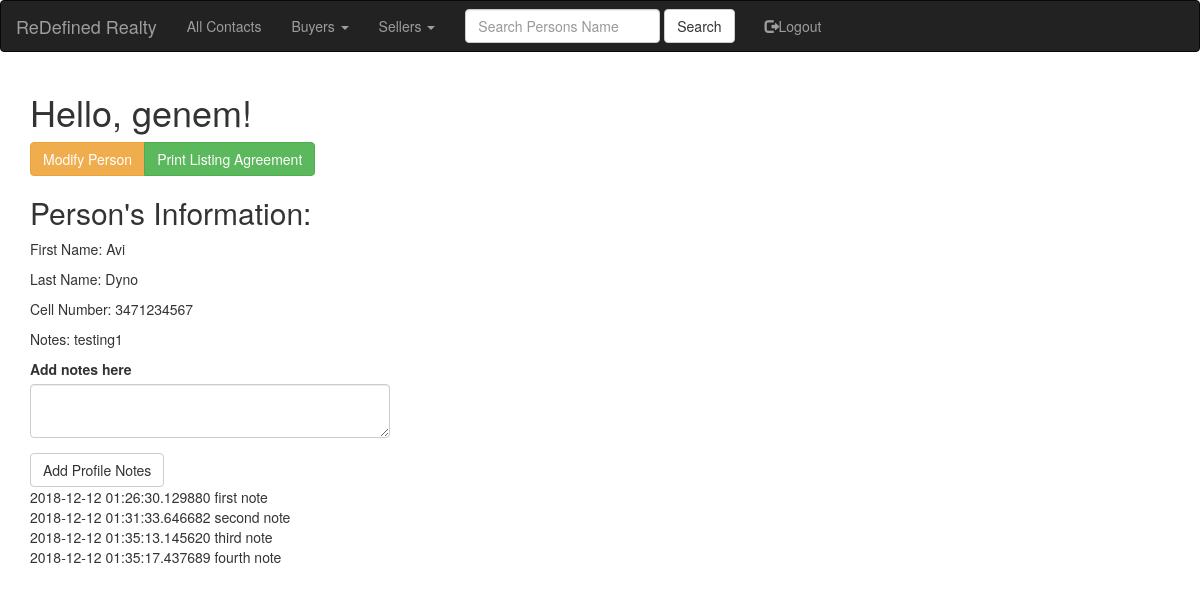
The page /view_people/2 (signed in) on the database its author committed.
### app/models.py (models this page shows, shortened)
class User(UserMixin, db.Model):
    id = db.Column(db.Integer, primary_key=True)
    username = db.Column(db.String(64), index=True, unique=True)
    email = db.Column(db.String(120), index=True, unique=True)
    password_hash = db.Column(db.String(128))
    People=db.relationship('People', backref='people', lazy='dynamic')
    ProfileNotes=db.relationship('ProfileNotes', backref='profilenotes', lazy='dynamic')

class People(db.Model):
    id = db.Column(db.Integer, primary_key=True)
    first_name=db.Column(db.String(20))
    last_name=db.Column(db.String(20))
    phone_cell=db.Column(db.Integer)
    ptype=db.Column(db.String(6))
    pstatus=db.Column(db.String(7))
    notes=db.Column(db.String(140))
    user_account_pk=db.Column(db.Integer, db.ForeignKey('user.id'))
    ProfileNotes=db.relationship('ProfileNotes', backref='peopleprofilenotes', lazy='dynamic')

class ProfileNotes(db.Model):
    id = db.Column(db.Integer, primary_key=True)
    pnotes=db.Column(db.String(280))
    timestamp = db.Column(db.DateTime, index=True, default=datetime.utcnow)
    people_account_pk=db.Column(db.Integer, db.ForeignKey('people.id'))
    user_account_pk=db.Column(db.Integer, db.ForeignKey('user.id'))

### app/routes.py (the view, shortened to what this page needs)
@app.route('/view_people/<people_id>', methods=['GET', 'POST'])
@login_required
def view_people(people_id):
    currentuser = User.query.filter_by(username=current_user.username).first()
    account_pk = currentuser.id
    select_people = People.query.filter_by(user_account_pk=account_pk, id=people_id).first()
    user_account_pk = account_pk
    pnotes=view_profile_notes(current_user=current_user, people_account_pk=people_id)
    form = ModifyPeopleForm(modified_first_name=select_people.first_name, modified_last_name=select_people.last_name,
                modified_phone_cell=select_people.phone_cell, modified_notes=select_people.notes,
                modified_ptype=select_people.ptype, modified_pstatus=select_people.pstatus)
    notes_form = AddProfileNotesForm()
    return render_template('view_people.html', title = 'View Person', select_people=select_people, form=form, notes_form=notes_form, viewpnotes=pnotes)

### app/forms.py
class ModifyPeopleForm(FlaskForm):
    modified_first_name = StringField('First Name', validators=[DataRequired()])
    modified_last_name = StringField('Last Name', validators=[DataRequired()])
    modified_phone_cell = IntegerField('Cell Number', validators=[DataRequired()])
    modified_ptype = SelectField('Client Type',  choices=[('buyer', 'Buyer'),
        ('seller', 'Seller')], validators=[DataRequired()])
    modified_pstatus = SelectField('Client Status', choices=[('prospect', 'Prospect'),
        ('client', 'Client')], validators=[DataRequired()])
    modified_notes = StringField('Notes')
    submit = SubmitField('Update Person\'s Information')

class AddProfileNotesForm(FlaskForm):
    pnotes = TextAreaField('Add notes here', validators=[DataRequired(), Length(min=1, max=280)])
    submit = SubmitField('Add Profile Notes')

### app/models.py (called while the page is built)
@login.user_loader
def load_user(id):
    return User.query.get(int(id))

### app/queryfunc.py (called while the page is built)
def view_profile_notes(current_user, people_account_pk):
    currentuser = User.query.filter_by(username=current_user.username).first()
    account_pk = currentuser.id
    pnotes = ProfileNotes.query.filter_by(user_account_pk=account_pk, people_account_pk=people_account_pk).all()
    return pnotes

### app/templates/view_people.html (shortened to what this page needs)
{% extends "base.html" %}
{% import 'bootstrap/wtf.html' as wtf %}
{% block app_content %}
    <h1>Hello, {{ current_user.username }}!</h1>
    <div class="wrapper">
        <div class="sampleFields">
            <div class="fieldControl">
                <div class="btn-group">
                    <button id="listButton" type="button" class="btn btn-warning">Modify Person</button>
                    <a href="{{ url_for('hello_pdf', fname=select_people.first_name, lname=select_people.last_name, ) }}" class="btn btn-success">Print Listing Agreement</a>
                </div>
            </div>
            <h2>Person's Information:</h2>
            <div><p>First Name: {{ select_people.first_name }}</p></div>
            <div><p>Last Name: {{ select_people.last_name }}</p></div>
            <div><p>Cell Number: {{ select_people.phone_cell }}</p></div>
            <div><p>Notes: {{ select_people.notes }}</p></div>
        </div>
        <div class="row">
            <div class="col-md-4">
                {{ wtf.quick_form(notes_form) }}
            </div>
        </div>
        {% if viewpnotes %}
            {% for all_notes in viewpnotes %}
                <TR>
                    <div>
                        <TD class="active">{{ all_notes.timestamp }}</TD>
                        <TD class="active">{{ all_notes.pnotes }}</TD>
                    </div>
                </TR>
            {% endfor %}
        {% endif %}
    </div>
{% endblock %}

### rows shown on the page
User: username "genem"
People: first_name "Avi", last_name "Dyno", phone_cell "3471234567", notes "testing1"
ProfileNotes: timestamp "2018-12-12 01:26:30.129880", pnotes "first note"
ProfileNotes: timestamp "2018-12-12 01:31:33.646682", pnotes "second note"
ProfileNotes: timestamp "2018-12-12 01:35:13.145620", pnotes "third note"
ProfileNotes: timestamp "2018-12-12 01:35:17.437689", pnotes "fourth note"
